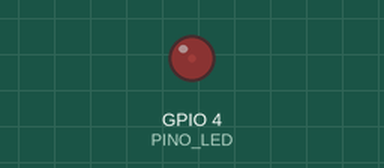
This sketch was run on a simulated ESP32. On the bench: output pins drawn as LEDs (lit = HIGH). What the sketch prints to the serial monitor is not drawn.

Above: at 0.05 s.
At 0.4 s:
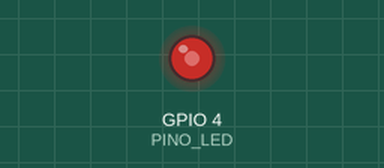
At 0.8 s:
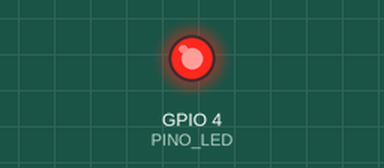
At 1.55 s:
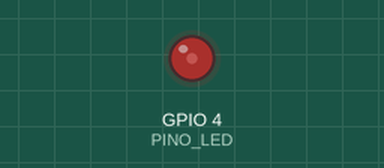
Timing chart, 0 to 4.5 s (numbered marks = the images above):
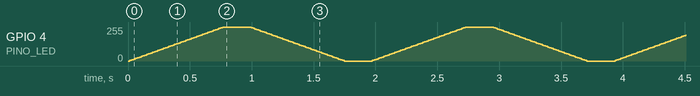

The sketch:

fade_led.ino
```cpp
/*
 * Projeto: Fade — LED acende e apaga gradualmente
 * Livro: ESP32 Descomplicado — Capítulo 7
 * Autor: Felipe Tavares
 * Descrição: Usa PWM para aumentar e diminuir o brilho do LED suavemente,
 *            criando o efeito de "respiração" contínua.
 * Hardware: ESP32 DevKit v1 + 1 LED + 1 resistor 220Ω + protoboard
 *           LED → resistor 220Ω → GPIO4
 * Testado em: Arduino IDE 2.x, pacote ESP32 by Espressif Systems 3.x
 * Wokwi: montar conforme descrito no capítulo
 *
 * Se você usar este projeto em publicações, vídeos ou repositórios,
 * mantenha este cabeçalho com a atribuição ao autor.
 */

#define PINO_LED 4

// Passo de incremento do brilho a cada ciclo.
// Valores menores = transição mais suave e lenta.
// Valores maiores = transição mais rápida e brusca.
#define PASSO 5

void setup() {
  // No ESP32 core 3.x, analogWrite funciona diretamente como no Arduino Uno.
  // Não é necessário configurar canais PWM manualmente.
  pinMode(PINO_LED, OUTPUT);
  Serial.begin(115200);
  Serial.println("Fade iniciado!");
}

void loop() {
  // Fade in: brilho de 0 (apagado) até 255 (máximo)
  for (int brilho = 0; brilho <= 255; brilho += PASSO) {
    analogWrite(PINO_LED, brilho);
    delay(15);  // pequena pausa entre cada passo — controla a velocidade do fade
  }

  // Garante que chegou ao máximo exato
  analogWrite(PINO_LED, 255);
  delay(200);  // pausa no pico antes de começar a apagar

  // Fade out: brilho de 255 (máximo) até 0 (apagado)
  for (int brilho = 255; brilho >= 0; brilho -= PASSO) {
    analogWrite(PINO_LED, brilho);
    delay(15);
  }

  // Garante que chegou ao zero exato
  analogWrite(PINO_LED, 0);
  delay(200);  // pausa no mínimo antes de começar a acender novamente
}
```
